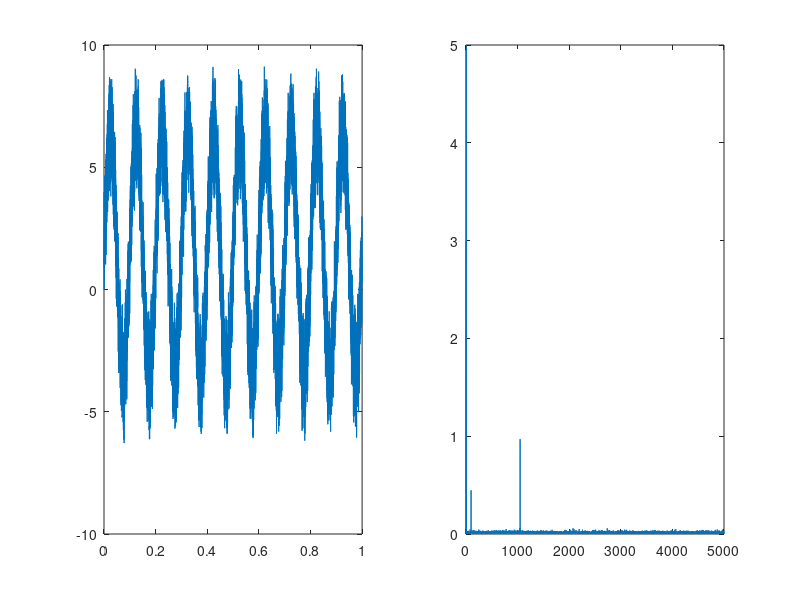

The MATLAB script that drew this image:
% Transformada de Fourier
% Realizar la sumatoria de varias señales senoidales
% con diferente frecuencia y magnitud
% Obtener la transformada rapida de Fourier
clear;
clc;
% tiempo de la señal
t0=0;                 % Valor inicial del tiempo
tf=1;                  % Valor final del intervalo de tiempo
Fs=10000;        % Frecuencia de muestreo
Ts=1/Fs;           % Periodo de muestreo
t=t0:Ts:tf;          % Intervalo de tiempo
[ren,col]=size(t);      % Tamaño del arreglo de la variable tiempo
n=col;               % n es el numero de muestras en el vector t
% Generar señal senoidal 1
A1=5;
F1=10;
w1=2*pi*F1;
S1=A1*sin(w1*t);
% Generar señal senoidal 2
A2=0.45;
F2=100;
w2=2*pi*F2;
S2=A2*sin(w2*t);
% Generar señal senoidal 3
A3=1;
F3=1050;
w3=2*pi*F3;
S3=A3*sin(w3*t);
% Generar señal de ruido
ruido=3*rand(1,n);
% Señal a analizar
S=S1+S2+S3+ruido;
% Transformada Rapida de Fourier (FFT)
T=fft(S);
y=abs(T/n);
y1=2*y(1:(((n-1))/2)+1);
n1=0:(n-1)/2;
% Mostrar resultados
subplot(1,2,1);
plot(t,S);
subplot(1,2,2);
plot(n1,y1);
